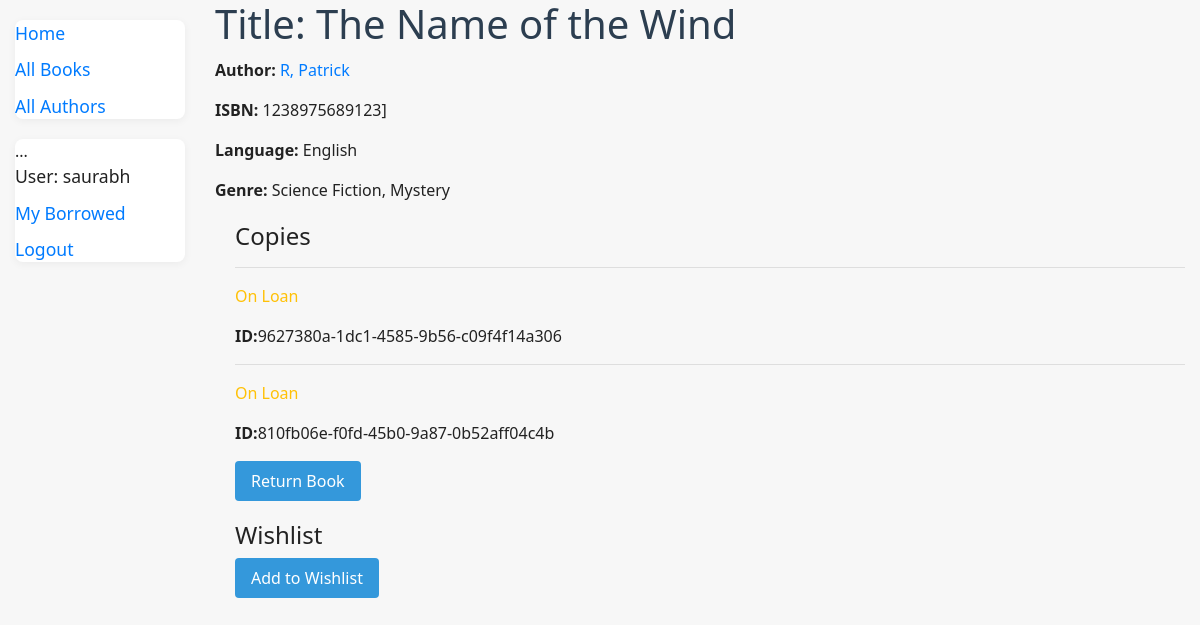
/catalog/book/1 (signed in), run on an earlier commit of the app's database.
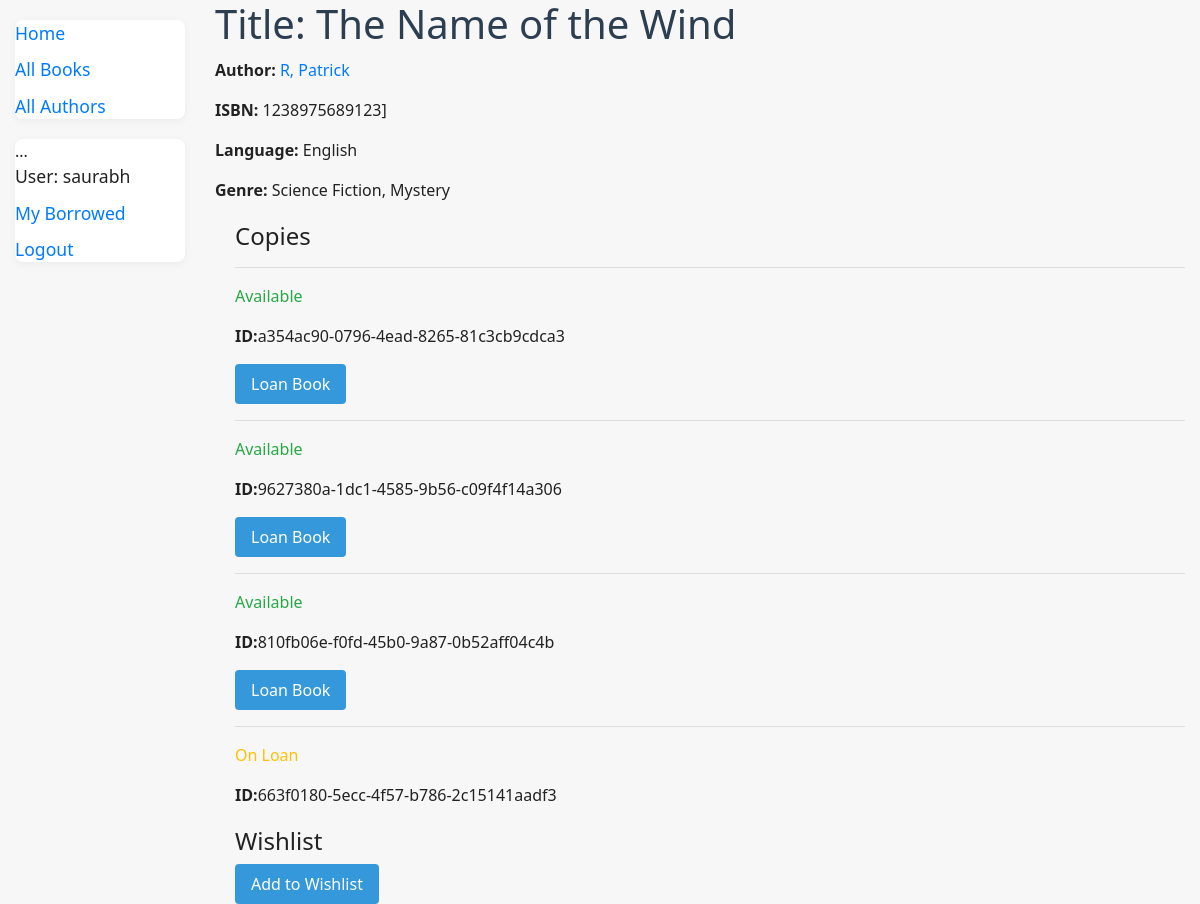
And on a later commit of the database.
### catalog/models.py (models this page shows, shortened)
class Book(models.Model):
    title = models.CharField(max_length=200)
    author = models.ForeignKey('Author', on_delete=models.SET_NULL, null=True)
    summary = models.TextField(max_length=1000, help_text='Enter a brief summary of the book')
    isbn = models.CharField('ISBN', max_length=13, help_text='13 character ISBN Number')
    genre = models.ManyToManyField(Genre, help_text='Select a Genre for this book')
    language = models.ForeignKey('Language', help_text='Select the language of the book', on_delete=models.SET_NULL, null=True)
    def display_genre(self):
        """
        Create a string for the genre
        :return:
        """
        return ', '.join(genre.name for genre in self.genre.all()[:3])
    display_genre.short_description = 'Genre'

class Author(models.Model):
    first_name = models.CharField(max_length=100)
    last_name = models.CharField(max_length=100)
    date_of_birth = models.DateField(null = True, blank= True)
    date_of_death = models.DateField('Died', null = True, blank= True)
    class Meta:
        ordering = ['last_name', 'first_name']
    def __str__(self):
        return f'{self.last_name}, {self.first_name}'

class Language(models.Model):
    name = models.CharField(max_length=200, help_text='Enter a book language \
                            (e.g. English)'
                            )
    def __str__(self):
        return self.name

class Genre(models.Model):
    name = models.CharField(max_length=200, help_text='Enter a book genre \
                            (e.g. Thriller)'
                            )
    def __str__(self):
        return self.name

class BookInstance(models.Model):
    id = models.UUIDField(primary_key=True, default=uuid.uuid4, help_text='Unique ID for this book')
    book = models.ForeignKey('Book', on_delete=models.SET_NULL, null=True)
    imprint = models.CharField(max_length = 200)
    due_back = models.DateField(null=True, blank = True, help_text = "Due date of returning the book")
    LOAN_STATUS = (
        ('m', 'Maintenance'),
        ('o', 'On Loan'),
        ('a', 'Available'),
        ('r', 'Reserved'),
    )
    status = models.CharField(max_length=1, choices=LOAN_STATUS, blank=True, default='m',
                              help_text='Book Availability')
    borrower = models.ForeignKey(User, on_delete=models.SET_NULL, null=True, blank=True)
    class Meta:
        ordering = ['due_back']
        permissions = (("can_mark_returned", "Set book as returned"),)

### catalog/views.py (the view)
# urls.py: path('book/<int:pk>', views.BookDetailView.as_view(), name = 'book-detail'),
class BookDetailView(LoginRequiredMixin, generic.DetailView):
    model = Book
    def get_context_data(self, **kwargs):
        context = super().get_context_data(**kwargs)
        user = self.request.user
        book = self.object
        context['in_wishlist'] = False
        if user.is_authenticated:
            context['in_wishlist'] = book.wishlist_set.filter(user=user).exists()
        return context

### catalog/templates/catalog/book_detail.html (shortened to what this page needs)
{% extends "base_generic.html" %}
{% block content %}
<h1>Title: {{ book.title }}</h1>
    <p><strong>Author: </strong> <a href="#"> {{ book.author }}</a> </p>
    <p><strong>ISBN: </strong> {{ book.isbn }}] </p>
    <p><strong>Language: </strong>  {{ book.language }} </p>
    <p><strong>Genre: </strong> {% for genre in book.genre.all %}
    {{ genre }}{% if not forloop.last %}, {% endif %} {% endfor %}</p>
    <div style="margin-left: 20px; margin-top: 20px">
    <h4>Copies</h4>
    {% for copy in book.bookinstance_set.all %}
    <hr>
    <p class="{% if copy.status == 'a' %}text-success {% elif copy.status == 'm' %}text-danger{% else %} text-warning{% endif %}">
        {{ copy.get_status_display }}
    </p>
    <p><strong>ID:</strong>{{ copy.id }}</p>
    {% if copy.status == 'a' %}
        <form method="post" action="{% url 'loan-book' copy.id %}" style="display:inline;">
            <button type="submit" class="search-btn">Loan Book</button>
        </form>
    {% elif copy.status == 'o' and copy.borrower == user %}
        <form method="post" action="{% url 'return-book' copy.id %}" style="display:inline;">
            <button type="submit" class="search-btn">Return Book</button>
        </form>
    {% endif %}
    {% endfor %}
    </div>
    <div style="margin-left: 20px; margin-top: 20px">
    <h4>Wishlist</h4>
    {% if user.is_authenticated %}
        {% if in_wishlist %}
            <form method="post" action="{% url 'remove-from-wishlist' book.pk %}" style="display:inline;">
                {% csrf_token %}
                <button type="submit" class="search-btn">Remove from Wishlist</button>
            </form>
        {% else %}
            <form method="post" action="{% url 'add-to-wishlist' book.pk %}" style="display:inline;">
                <button type="submit" class="search-btn">Add to Wishlist</button>
            </form>
        {% endif %}
    {% endif %}
    </div>
{% endblock %}

### catalog/templates/base_generic.html (shortened to what this page needs)
<!DOCTYPE html>
<html lang="en">
<head>
    <link rel="stylesheet" href="https://maxcdn.bootstrapcdn.com/bootstrap/4.3.1/css/bootstrap.min.css">
     {% load static %}
    <link rel="stylesheet" href="{% static 'css/styles.css' %}">
</head>
<body>
    <div class="container-fluid">
        <div class="row">
            <div class="col-sm-2">
                {% block sidebar %}
                    <ul class="sidebar-nav">
                    <li><a href="{% url 'index' %}">Home</a> </li>
                    <li><a href="{% url 'books' %}">All Books</a> </li>
                    <li><a href="#">All Authors</a> </li>
                    </ul>
                    <ul class="sidebar-nav">
                         ...
                   {% if user.is_authenticated %}
                     <li>User: {{ user.get_username }}</li>
                        <li><a href="{% url 'my-borrowed' %}">My Borrowed</a></li>
                     <li><a href="{% url 'logout'%}?next={{request.path}}">Logout</a></li>
                   {% else %}
                     <li><a href="{% url 'login'%}?next={{request.path}}">Login</a></li>
                   {% endif %}
                  </ul>
                {% endblock %}
            </div>
        <div class="col-sm-10">{%  block content %} {% endblock %}
        </div>
        </div>
    </div>
</body>
</html>

### catalog/static/css/styles.css (style rules this page uses)
body { font-family: 'Segoe UI', Arial, sans-serif; background: #f7f7f7; color: #222; margin: 0; padding: 0; }
h1, h2 { color: #2c3e50; margin-bottom: 10px; }
ul { background: #fff; border-radius: 8px; box-shadow: 0 2px 8px rgba(0,0,0,0.05); padding: 20px; margin: 20px 0; }
li { margin-bottom: 10px; font-size: 1.1em; }
.search-btn { background: #3498db; color: #fff; border: none; border-radius: 4px; padding: 8px 16px; font-size: 1em; cursor: pointer; transition: background 0.2s; }
.sidebar-nav { margin-top: 20px; padding: 0; list-style: none; }

What changed in the data, as far as the page shows it:
added BookInstance: status "Available", id "a354ac90-0796-4ead-8265-81c3cb9cdca3", shows "Loan Book"
changed BookInstance "9627380a-1dc1-4585-9b56-c09f4f14a306": status "On Loan" → "Available"; now shows "Loan Book"
changed BookInstance "810fb06e-f0fd-45b0-9a87-0b52aff04c4b": status "On Loan" → "Available"; status "Return Book" → "Loan Book"
added BookInstance: status "On Loan", id "663f0180-5ecc-4f57-b786-2c15141aadf3"
